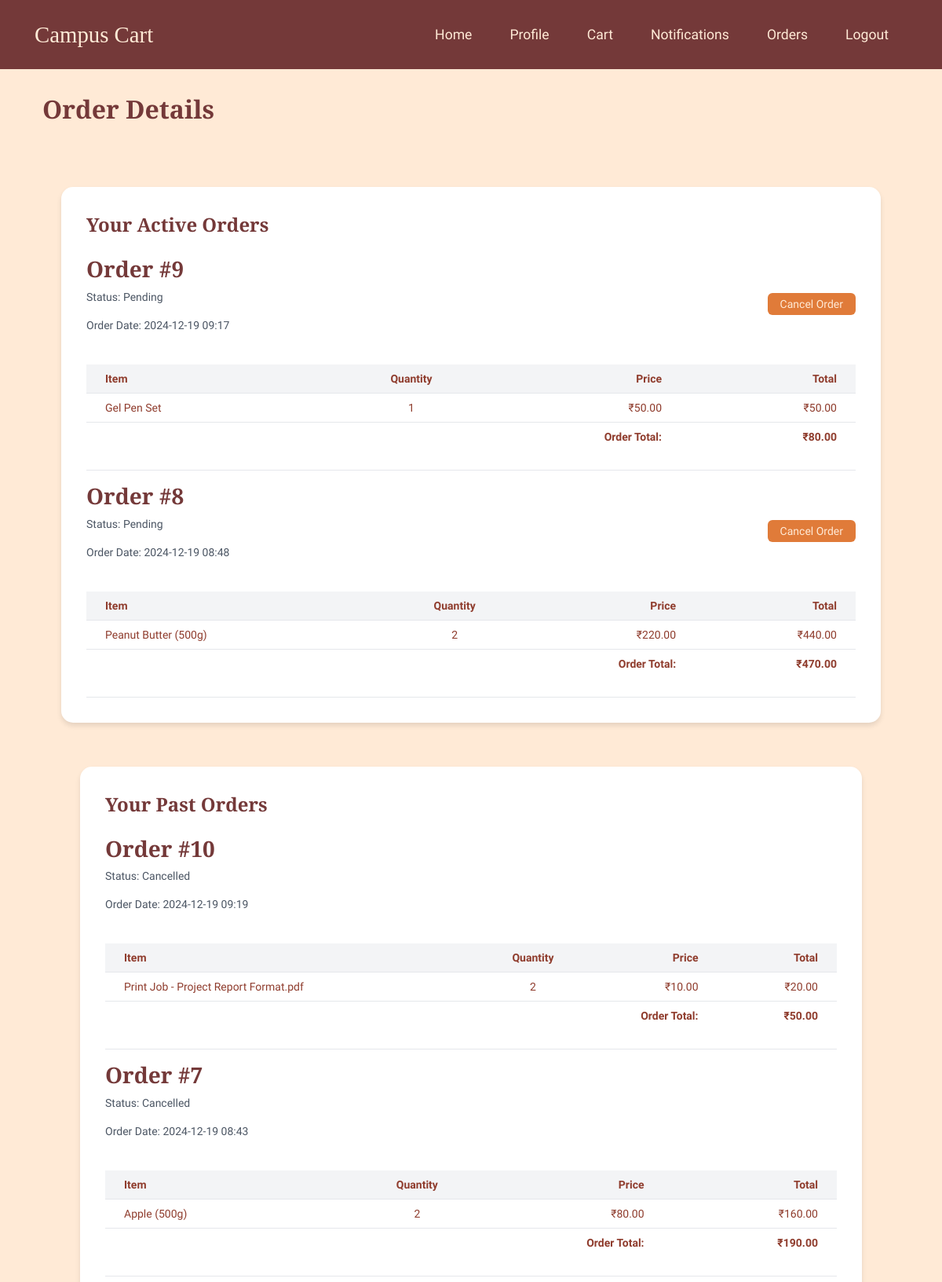
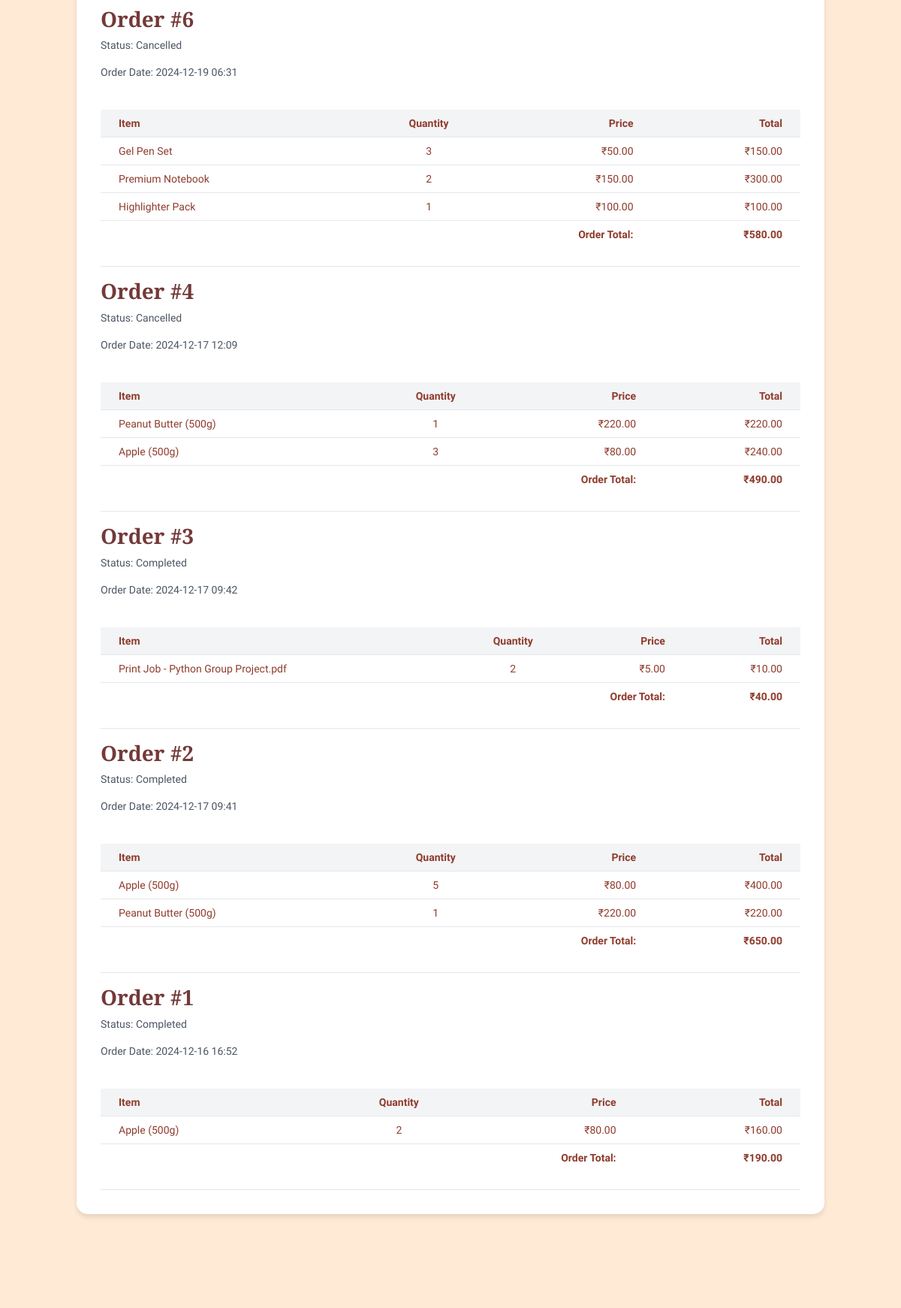
Page /student/orders (signed in, upper part) on the committed database (2 pictures, top to bottom).
### ssp/models.py (models this page shows, shortened)
class Orders(db.Model):
    id = db.Column(db.Integer, primary_key=True)
    user_id = db.Column(db.Integer, db.ForeignKey('users.id'), nullable=False)
    order_date = db.Column(db.DateTime, default=datetime.utcnow)
    total_price = db.Column(db.Float, nullable=False)
    status = db.Column(db.String(50), default='Pending')  # Order status: Pending, Completed, Cancelled
    eta = db.Column(db.String(50), nullable=True)  # Estimated time of arrival
    items = db.relationship('OrderItems', backref='order', lazy=True)
    ssp_id = db.Column(db.Integer, db.ForeignKey('ssps.id'), nullable=True)  # Assuming a relation to order items

class OrderItems(db.Model):
    id = db.Column(db.Integer, primary_key=True)
    order_id = db.Column(db.Integer, db.ForeignKey('orders.id'), nullable=False)
    product_name = db.Column(db.String(150), nullable=False)
    quantity = db.Column(db.Integer, nullable=False)
    price = db.Column(db.Float, nullable=False)
    total_price = db.Column(db.Float, nullable=False)  # price * quantity

### ssp/routes/student.py (the view)
@student.route('/orders')
@login_required
def orders():
    active_orders = Orders.query.filter(
        Orders.user_id == current_user.id,
        Orders.status.in_(['Pending', 'In Progress'])
    ).order_by(Orders.order_date.desc()).all()
    past_orders = Orders.query.filter(
        Orders.user_id == current_user.id,
        Orders.status.in_(['Completed', 'Cancelled'])
    ).order_by(Orders.order_date.desc()).all()
    notifications = Notifications.query.filter_by(
        user_id=current_user.id,
        event_type='order_update'
    ).all()
    if not active_orders and not past_orders:
        flash('You have no orders yet.', 'info')
    return render_template('student/orders.html',
                         orders=active_orders,
                         past_orders=past_orders,
                         notifications=notifications)

### ssp/templates/student/orders.html (shortened to what this page needs)
<!DOCTYPE html>
<html lang="en">
<head>
    <link href="https://cdn.jsdelivr.net/npm/tailwindcss@2.2.19/dist/tailwind.min.css" rel="stylesheet">
    <link href="https://cdn.jsdelivr.net/npm/bootstrap@5.3.0-alpha1/dist/css/bootstrap.min.css" rel="stylesheet" />
    <link rel="stylesheet" href="https://cdn.jsdelivr.net/npm/bootstrap-icons@1.7.2/font/bootstrap-icons.css" />
  </head>
  <body>
    <nav class="navbar">
      <div class="container-fluid">
        <a class="navbar-brand" href="{{ url_for('student.home') }}"
          >Campus Cart</a
        >
        <ul class="nav">
          <li class="nav-item">
            <a class="nav-link" href="{{ url_for('student.home') }}">Home</a>
          </li>
          <li class="nav-item">
            <a class="nav-link" href="{{ url_for('student.profile') }}"
              >Profile</a
            >
          </li>
          <li class="nav-item">
            <a class="nav-link" href="{{ url_for('student.cart') }}">Cart</a>
          </li>
          <li class="nav-item">
            <a class="nav-link" href="{{ url_for('student.notifications') }}"
              >Notifications</a
            >
          </li>
          <li class="nav-item">
            <a class="nav-link" href="{{ url_for('student.orders') }}"
              >Orders</a
            >
          </li>
          <li class="nav-item">
            <a class="nav-link" href="{{ url_for('student.logout') }}"
              >Logout</a
            >
          </li>
        </ul>
      </div>
    </nav>
    <main class="container mx-auto py-8 px-4">
        <div class="space-y-6">
            <h2 class="text-2xxl font-bold">Order Details</h2>
            <div class="profile-card rounded-lg p-6">
                <div class="custom-container">
                <h2 class="text-2xl font-bold mb-6">Your Active Orders</h2>
                <div class="space-y-4">
                    {% for order in orders %}
                    <div class="border-b pb-4">
                        <div class="flex justify-between items-center mb-4">
                            <div>
                                <h3 class="font-semibold">Order #{{ order.id }}</h3>
                                <p class="text-sm text-gray-600">Status: {{ order.status }}</p>
                                <p class="text-sm text-gray-600">Order Date: {{ order.order_date.strftime('%Y-%m-%d %H:%M') }}</p>
                            </div>
                            <div class="text-right">
                                {% if order.status == 'Pending' %}
                                    <form action="{{ url_for('student.cancel_order', order_id=order.id) }}" method="POST" class="inline">
                                        <button type="submit" class="btn-primary px-3 py-1 rounded-md text-sm mt-2"
                                                onclick="return confirm('Are you sure you want to cancel this order?')">
                                            Cancel Order
                                        </button>
                                    </form>
                                {% endif %}
                            </div>
                        </div>
                        <div class="overflow-x-auto">
                            <table class="w-full text-sm">
                                <thead>
                                    <tr class="bg-gray-100">
                                        <th class="px-4 py-2 text-left">Item</th>
                                        <th class="px-4 py-2 text-center">Quantity</th>
                                        <th class="px-4 py-2 text-right">Price</th>
                                        <th class="px-4 py-2 text-right">Total</th>
                                    </tr>
                                </thead>
                                <tbody>
                                    {% for item in order.items %}
                                    <tr class="border-t">
                                        <td class="px-4 py-2">{{ item.product_name }}</td>
                                        <td class="px-4 py-2 text-center">{{ item.quantity }}</td>
                                        <td class="px-4 py-2 text-right">₹{{ "%.2f"|format(item.price) }}</td>
                                        <td class="px-4 py-2 text-right">₹{{ "%.2f"|format(item.total_price) }}</td>
                                    </tr>
                                    {% endfor %}
                                    <tr class="border-t font-semibold">
                                        <td colspan="3" class="px-4 py-2 text-right">Order Total:</td>
                                        <td class="px-4 py-2 text-right">₹{{ "%.2f"|format(order.total_price) }}</td>
                                    </tr>
                                </tbody>
                            </table>
                        </div>
                    </div>
                    {% else %}
                    <p>You have no active orders.</p>
                    {% endfor %}
                </div>
            </div>
            <div class="profile-card rounded-lg p-6">
                <div class="custom-container">
                <h2 class="text-2xl font-bold mb-6">Your Past Orders</h2>
                <div class="space-y-4">
                    {% for order in past_orders %}
                    <div class="border-b pb-4">
                        <div class="flex justify-between items-center mb-4">
                            <div>
                                <h3 class="font-semibold">Order #{{ order.id }}</h3>
                                <p class="text-sm text-gray-600">Status: {{ order.status }}</p>
                                <p class="text-sm text-gray-600">Order Date: {{ order.order_date.strftime('%Y-%m-%d %H:%M') }}</p>
                            </div>
                        </div>
                        <div class="overflow-x-auto">
                            <table class="w-full text-sm">
                                <thead>
                                    <tr class="bg-gray-100">
                                        <th class="px-4 py-2 text-left">Item</th>
                                        <th class="px-4 py-2 text-center">Quantity</th>
                                        <th class="px-4 py-2 text-right">Price</th>
                                        <th class="px-4 py-2 text-right">Total</th>
                                    </tr>
                                </thead>
                                <tbody>
                                    {% for item in order.items %}
                                    <tr class="border-t">
                                        <td class="px-4 py-2">{{ item.product_name }}</td>
                                        <td class="px-4 py-2 text-center">{{ item.quantity }}</td>
                                        <td class="px-4 py-2 text-right">₹{{ "%.2f"|format(item.price) }}</td>
                                        <td class="px-4 py-2 text-right">₹{{ "%.2f"|format(item.total_price) }}</td>
                                    </tr>
                                    {% endfor %}
                                    <tr class="border-t font-semibold">
                                        <td colspan="3" class="px-4 py-2 text-right">Order Total:</td>
                                        <td class="px-4 py-2 text-right">₹{{ "%.2f"|format(order.total_price) }}</td>
                                    </tr>
                                </tbody>
                            </table>
                        </div>
                    </div>
                    {% else %}
                    <p>You have no past orders.</p>
                    {% endfor %}
                </div>
            </div>
        </div>
    </main>
</body>
</html>

### ssp/templates/student/orders.html (style rules this page uses)
:root { --text-color: #8f3c2d; --background-color: #ffead6; --primary-color: #e07b39; --secondary-color: #886363; --accent-color: #743939; }
body { font-family: "Old Standard TT", serif; background-color: var(--background-color); color: var(--text-color); line-height: 1.6; }
h1, h2, h3, h4, h5, h6 { font-family: "Alegreya", serif; color: var(--accent-color); }
.navbar { background-color: var(--accent-color); padding: 1rem 2rem; }
.navbar-brand { font-family: "Alegreya", serif; font-size: 1.8rem; color: var(--background-color) !important; }
.nav-link { color: var(--background-color) !important; font-family: "Old Standard TT", serif; font-size: 1.1rem; margin: 0 0.5rem; transition: color 0.3s ease; }
.btn-primary { background-color: var(--primary-color); border-color: var(--primary-color); color: var(--background-color); transition: all 0.3s ease; }
.custom-container { background-color: white; border-radius: 15px; padding: 2rem; box-shadow: 0 4px 6px rgba(0, 0, 0, 0.1); margin-top: 2rem; }

### rows in the picture
Orders: id "9", status "Pending", order_date "2024-12-19 09:17", total_price "80.00"
OrderItems: product_name "Gel Pen Set", quantity "1", price "50.00", total_price "50.00"
Orders: id "8", status "Pending", order_date "2024-12-19 08:48", total_price "470.00"
OrderItems: product_name "Peanut Butter (500g)", quantity "2", price "220.00", total_price "440.00"
Orders: id "10", status "Cancelled", order_date "2024-12-19 09:19", total_price "50.00"
OrderItems: product_name "Print Job - Project Report Format.pdf", quantity "2", price "10.00", total_price "20.00"
Orders: id "7", status "Cancelled", order_date "2024-12-19 08:43", total_price "190.00"
OrderItems: product_name "Apple (500g)", quantity "2", price "80.00", total_price "160.00"
Orders: id "6", status "Cancelled", order_date "2024-12-19 06:31", total_price "580.00"
OrderItems: product_name "Gel Pen Set", quantity "3", price "50.00", total_price "150.00"
OrderItems: product_name "Premium Notebook", quantity "2", price "150.00", total_price "300.00"
OrderItems: product_name "Highlighter Pack", quantity "1", price "100.00", total_price "100.00"
Orders: id "4", status "Cancelled", order_date "2024-12-17 12:09", total_price "490.00"
OrderItems: product_name "Peanut Butter (500g)", quantity "1", price "220.00", total_price "220.00"
OrderItems: product_name "Apple (500g)", quantity "3", price "80.00", total_price "240.00"
Orders: id "3", status "Completed", order_date "2024-12-17 09:42", total_price "40.00"
OrderItems: product_name "Print Job - Python Group Project.pdf", quantity "2", price "5.00", total_price "10.00"
Orders: id "2", status "Completed", order_date "2024-12-17 09:41", total_price "650.00"
OrderItems: product_name "Apple (500g)", quantity "5", price "80.00", total_price "400.00"
OrderItems: product_name "Peanut Butter (500g)", quantity "1", price "220.00", total_price "220.00"
Orders: id "1", status "Completed", order_date "2024-12-16 16:52", total_price "190.00"
OrderItems: product_name "Apple (500g)", quantity "2", price "80.00", total_price "160.00"
